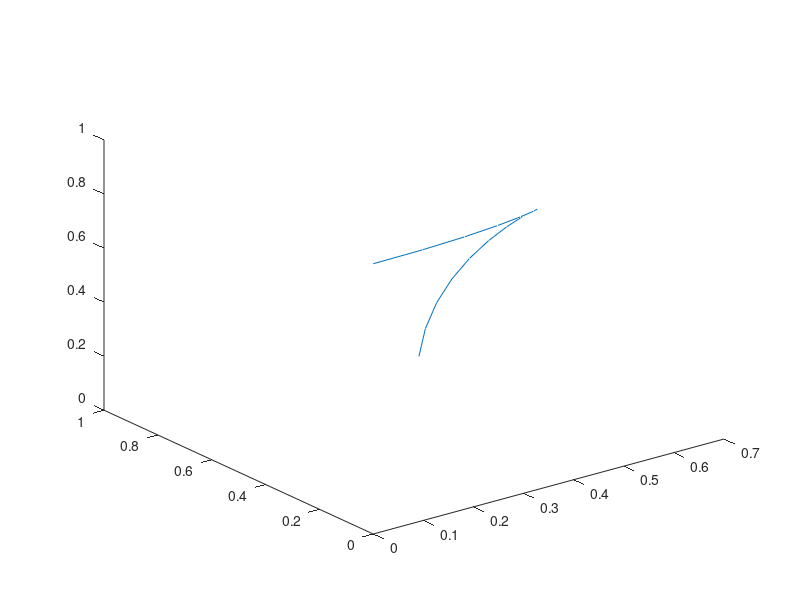

The MATLAB script that drew this image:
t = 0:.1:pi/2;
fi = sin(t);
np = length(fi);
te = linspace(0,pi/2,np);

x = sin(te) .* cos(fi);
y = sin(te) .* sin(fi);
z = cos(te)

plot3(x, y, z)
